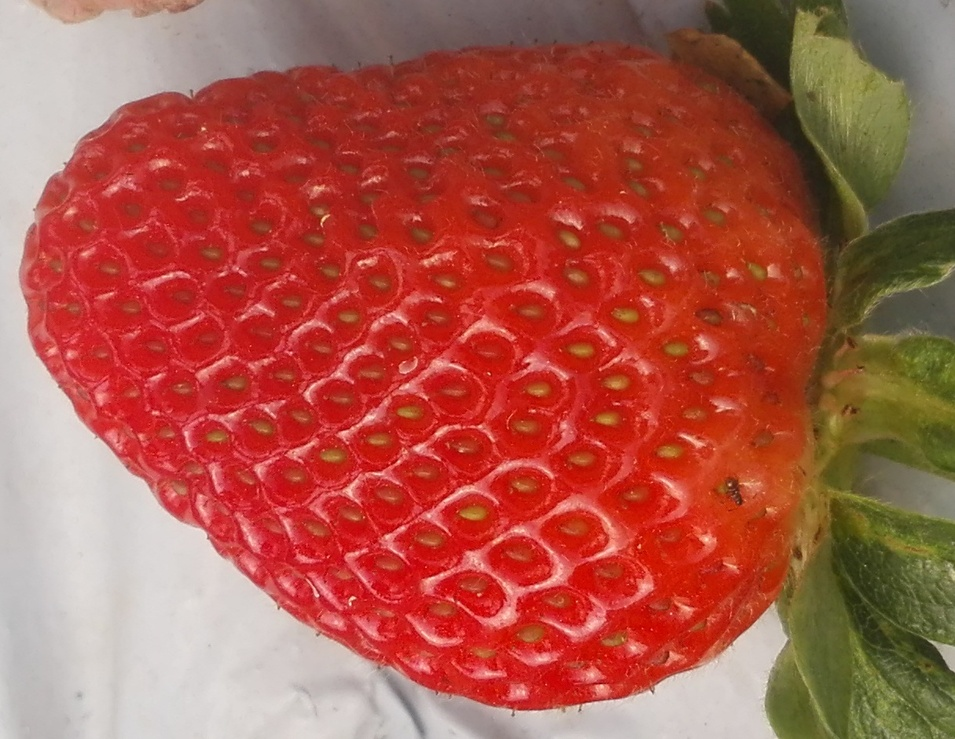
#> input picture straw3.jpg, 955 x 739 px, shrunk from 1215 x 940 before the run
$ jupyter execute MaskingTest.ipynb
#> lines starting #> are read from the running program, lines starting #| are printed output that depends on the picture; after the words box and inside, x2 and y2 are one past the last pixel; in counts of white or black regions, pixels touching at a corner belong together
#> further down, image is the input picture: shape (739, 955, 3); mean B, G, R 74.7, 88.9, 171.7
[cell 1]
import cv2
import numpy as np
import matplotlib.pyplot as plt

[cell 2]
# Fungsi untuk masking merah dan hijau dalam LAB


# Fungsi untuk masking merah saja dalam LAB
def mask_red_lab(image):
    lab = cv2.cvtColor(image, cv2.COLOR_BGR2LAB)
#> lab: shape (739, 955, 3); mean of channels 0, 1, 2 127.2, 158.6, 155.8

    lower_red = np.array([0, 150, 0])
    upper_red = np.array([255, 255, 255])
    mask_red = cv2.inRange(lab, lower_red, upper_red)
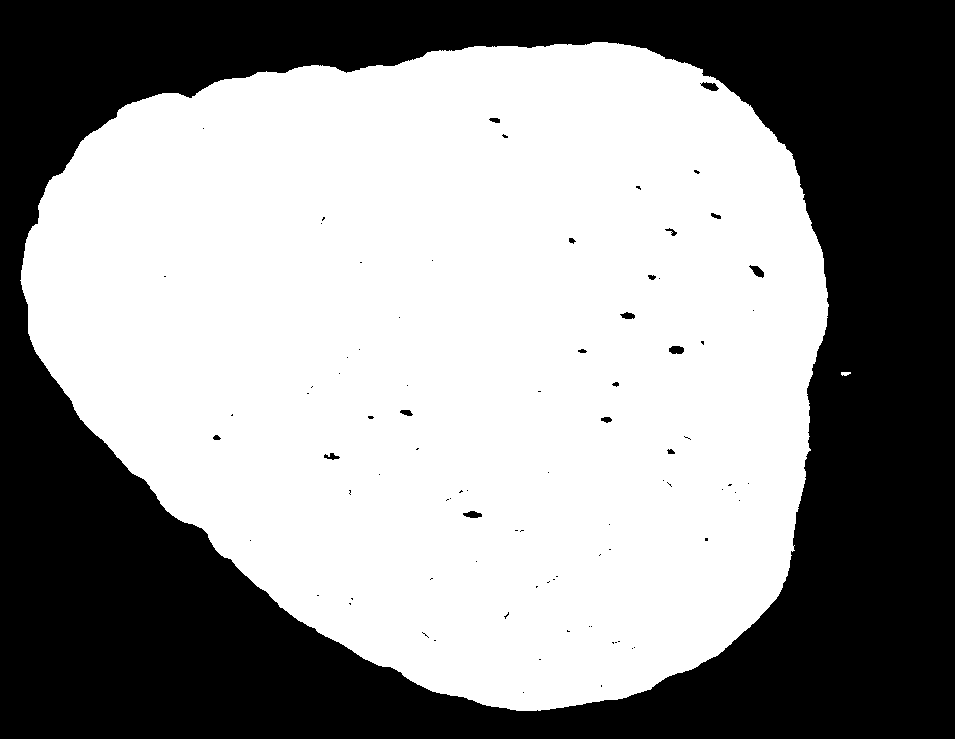
#> mask_red: shape (739, 955); 58.3% white; 86 black regions (68 under 20 px), largest, box (x1, y1, x2, y2) and area: (0, 0, 955, 739) 293333, (700, 82, 719, 91) 101, (669, 346, 684, 354) 101
    return mask_red

# Fungsi untuk masking merah saja dalam RGB
def mask_red_rgb(image):
    rgb = cv2.cvtColor(image, cv2.COLOR_BGR2RGB)

    lower_red1 = np.array([200, 0, 0])
    upper_red1 = np.array([255, 80, 80])
    mask_red = cv2.inRange(rgb, lower_red1, upper_red1)
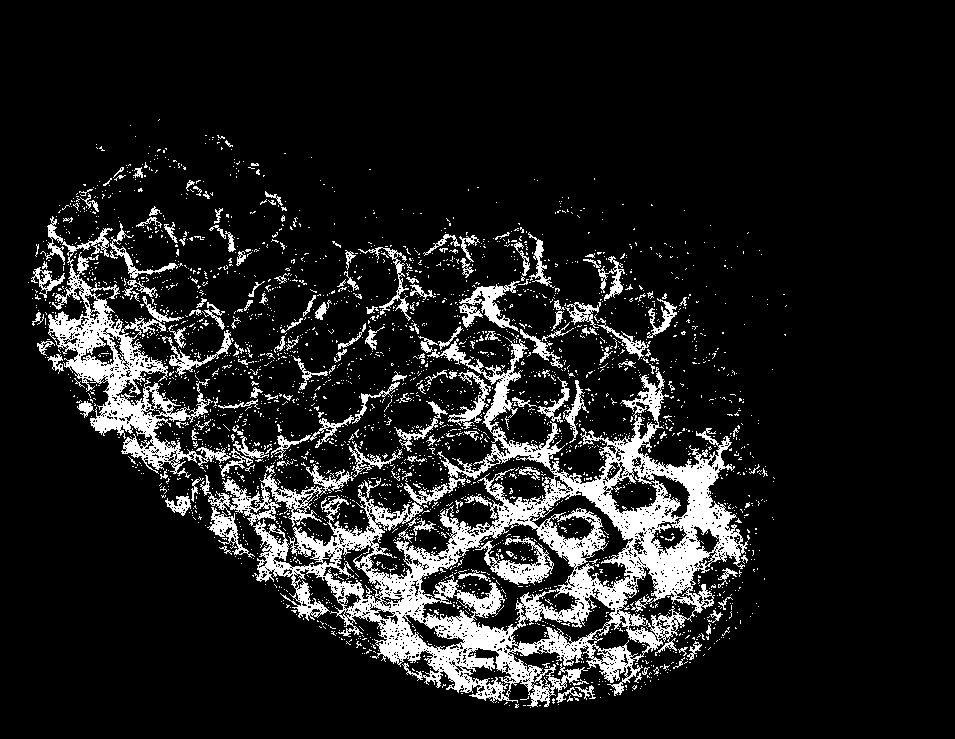
#> mask_red: shape (739, 955); 12% white; 2906 white regions (2744 under 20 px), largest, box (x1, y1, x2, y2) and area: (253, 337, 748, 707) 46194, (40, 216, 231, 478) 10269, (200, 464, 354, 527) 2439

    return mask_red

# Baca gambar
image = cv2.imread('straw3.jpg')  # Ganti dengan jalur gambar Anda

# Masking pada setiap gambar# Gambar 1: Masking merah dan hijau (LAB)
mask2 = mask_red_lab(image)        # Gambar 2: Masking merah saja (LAB)
mask3 = mask_red_rgb(image)        # Gambar 3: Masking merah saja (RGB)
# Tampilkan hasil dalam subplot
plt.figure(figsize=(12, 8))

# Gambar asli
plt.subplot(1, 3, 1)
plt.imshow(cv2.cvtColor(image, cv2.COLOR_BGR2RGB))
plt.title('Original Image')
plt.axis('off')


# Hasil Masking 2
plt.subplot(1, 3, 2)
plt.imshow(mask2, cmap='gray')
plt.title('Mask Red Only (LAB)')
plt.axis('off')

# Hasil Masking 3
plt.subplot(1, 3, 3)
plt.imshow(mask3, cmap='gray')
plt.title('Mask Red Only (RGB)')
plt.axis('off')

# Tampilkan plot
plt.tight_layout()
plt.show()
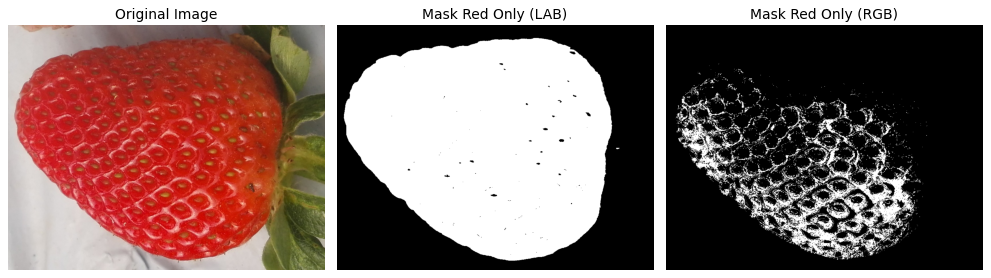
#> figure drawn by matplotlib, 3 panels

[cell 3]
plt.hist(mask2.ravel(), bins=256)
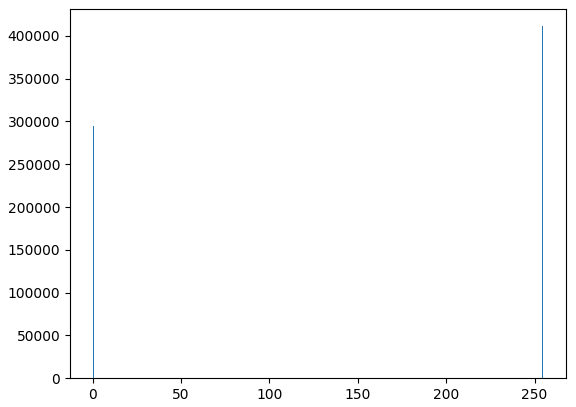
#> figure drawn by matplotlib, 1 panel; tallest bar 411274 high, from x = 254 to 255

$ run again, with straw2.jpg copied over straw3.jpg
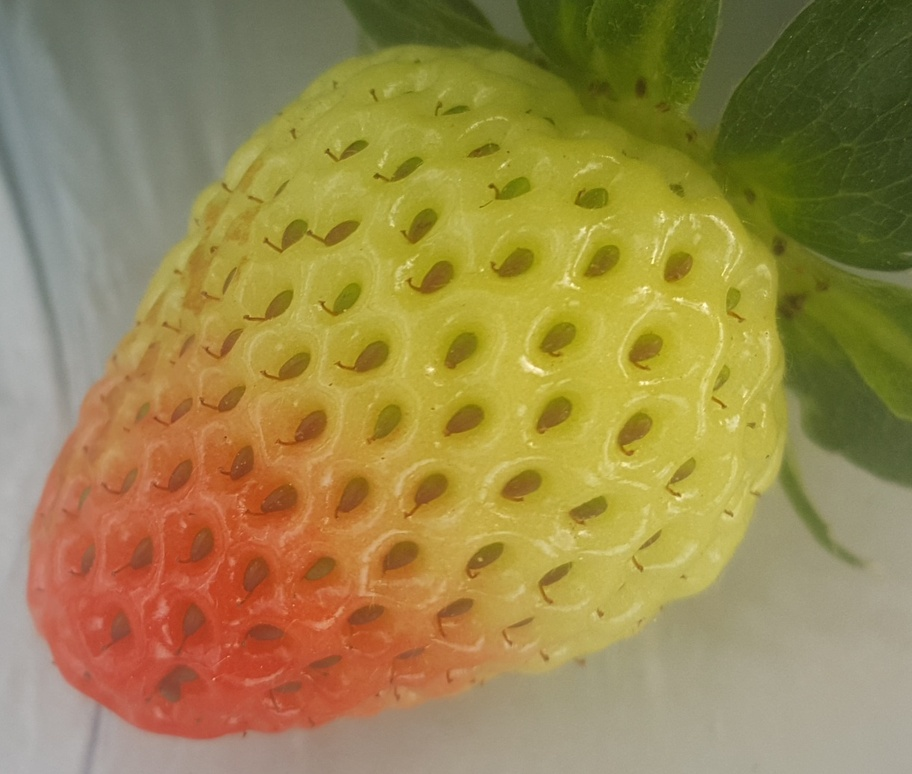
#> input picture straw2.jpg, 912 x 774 px, shrunk from 1220 x 1035 before the run
#> image is the input picture: shape (774, 912, 3); mean B, G, R 76.7, 135.4, 154.4
#> lab: shape (774, 912, 3); mean of channels 0, 1, 2 146, 128.1, 161.4
#> in mask_red_lab, `mask_red = cv2.inRange(lab, lower_red, upper_red)`:
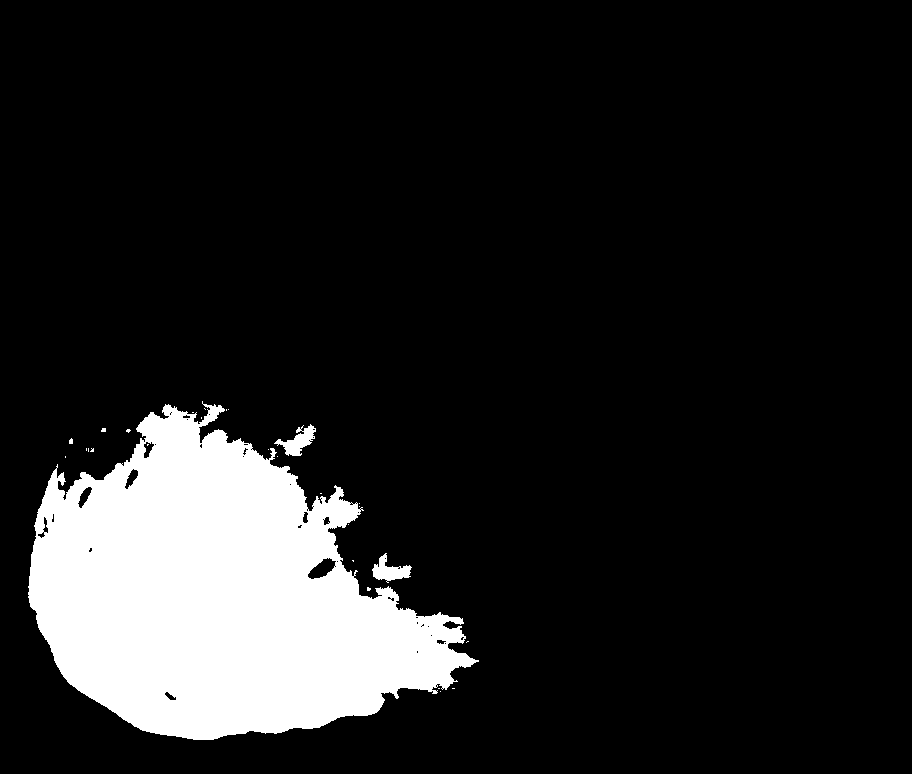
#> mask_red: shape (774, 912); 13% white; 28 white regions (24 under 20 px), largest, box (x1, y1, x2, y2) and area: (28, 401, 479, 740) 90839, (274, 424, 316, 456) 569, (372, 553, 412, 583) 558, (69, 438, 73, 444) 20
#> `[cell 3] plt.hist(mask2.ravel(), bins=256)`:
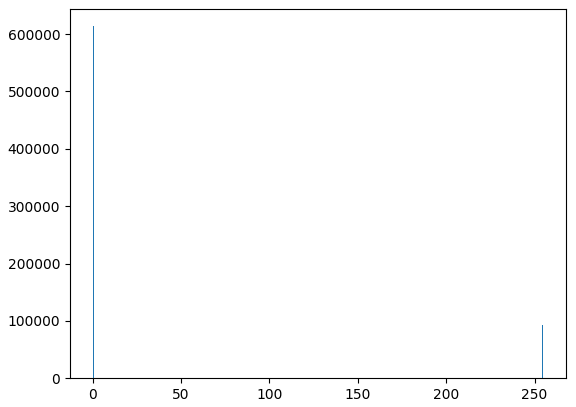
#> figure drawn by matplotlib, 1 panel; tallest bar 613807 high, from x = 0 to 0.996

$ run again, with straw.jpg copied over straw3.jpg
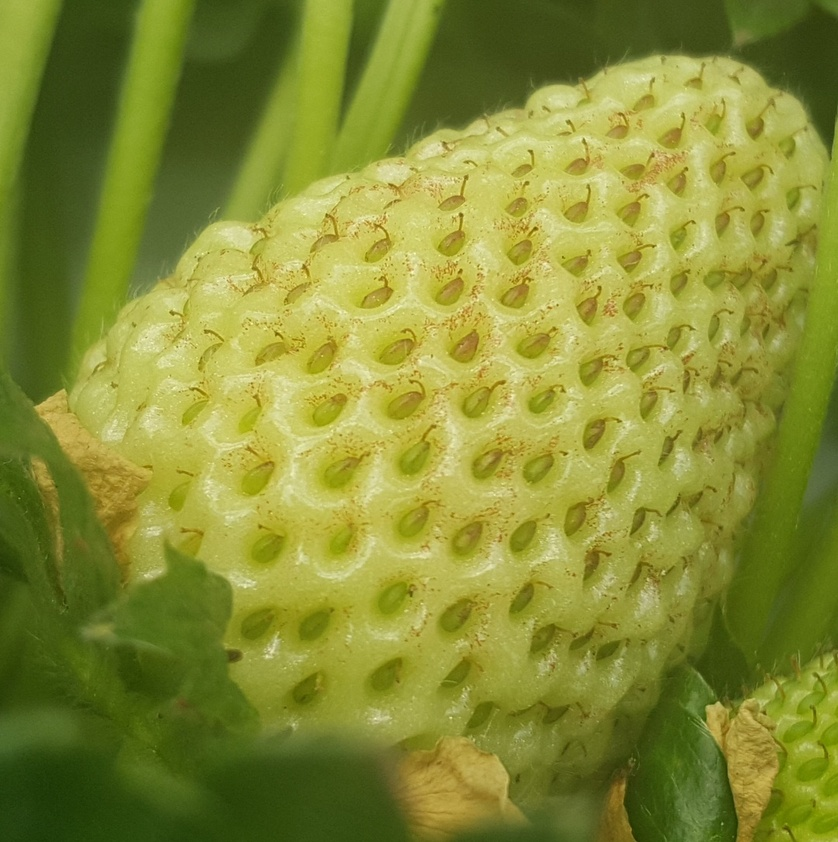
#> input picture straw.jpg, 838 x 842 px, shrunk from 1081 x 1085 before the run
#> image is the input picture: shape (842, 838, 3); mean B, G, R 52, 140.9, 133.7
#> lab: shape (842, 838, 3); mean of channels 0, 1, 2 142.8, 113, 172.4
#> mask_red: shape (842, 838); every value is 0
#> `plt.show()`:
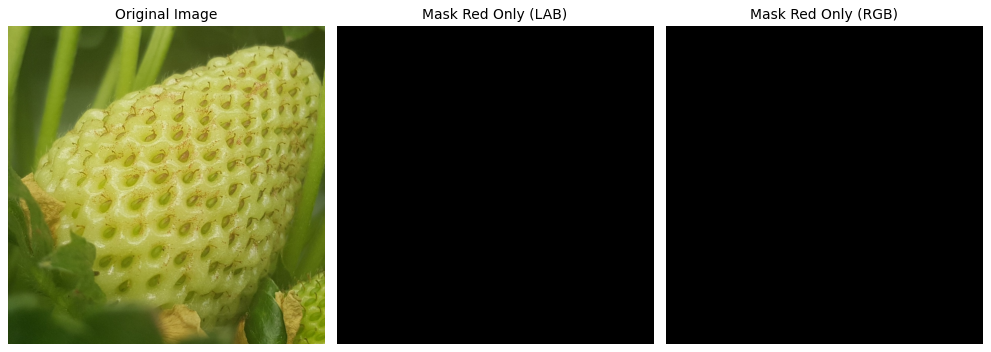
#> figure drawn by matplotlib, 3 panels
#> `[cell 3] plt.hist(mask2.ravel(), bins=256)`:
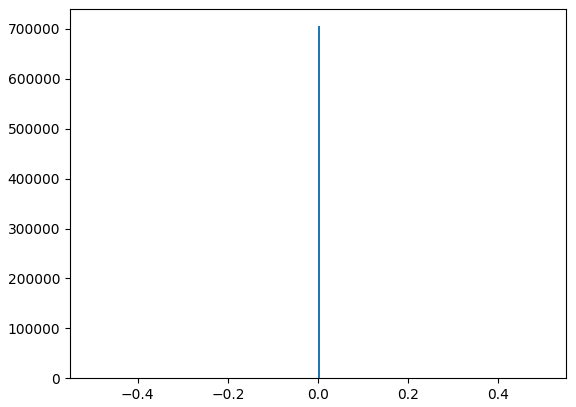
#> figure drawn by matplotlib, 1 panel; tallest bar 705596 high, from x = 0 to 0.00391

$ run again, with strawberry2.jpg copied over straw3.jpg
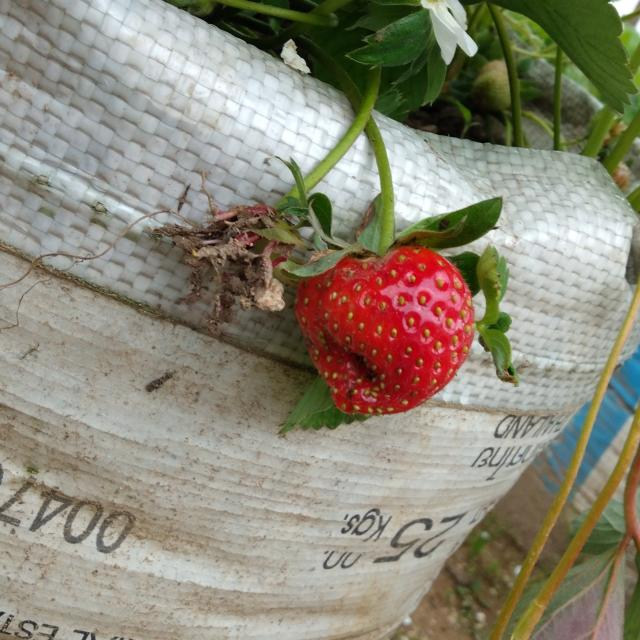
#> input picture strawberry2.jpg, 640 x 640 px
#> image is the input picture: shape (640, 640, 3); mean B, G, R 119.8, 135.9, 141
#> lab: shape (640, 640, 3); mean of channels 0, 1, 2 144.2, 127.4, 138.4
#> in mask_red_lab, `mask_red = cv2.inRange(lab, lower_red, upper_red)`:
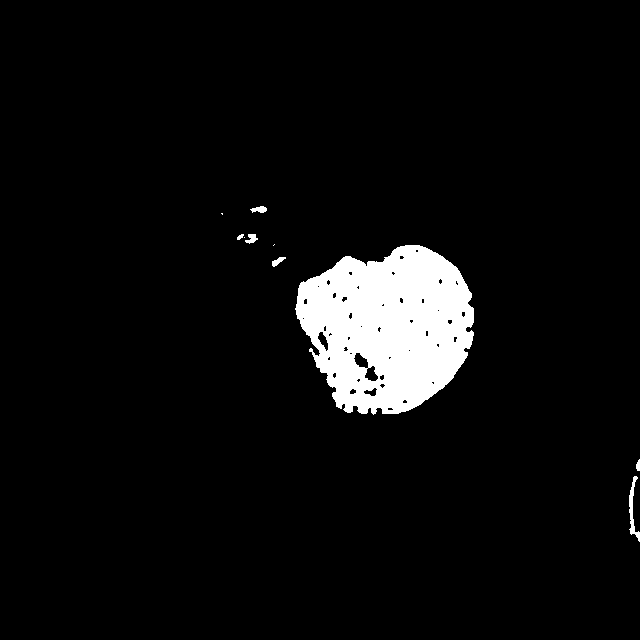
#> mask_red: shape (640, 640); 5.4% white; 10 white regions (3 under 20 px), largest, box (x1, y1, x2, y2) and area: (295, 245, 474, 415) 21703, (629, 476, 640, 542) 255, (250, 206, 267, 213) 79
#> `[cell 3] plt.hist(mask2.ravel(), bins=256)`:
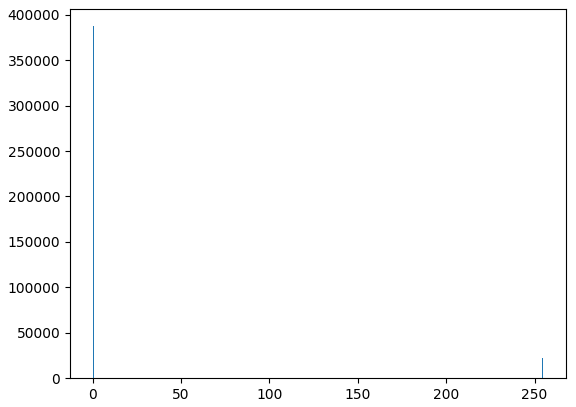
#> figure drawn by matplotlib, 1 panel; tallest bar 387349 high, from x = 0 to 0.996
